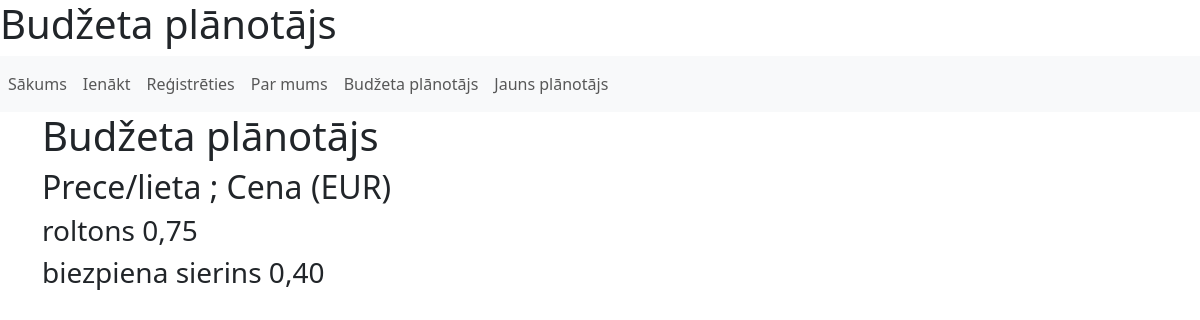
The page /budzeta_planotajs on the database as committed earlier.
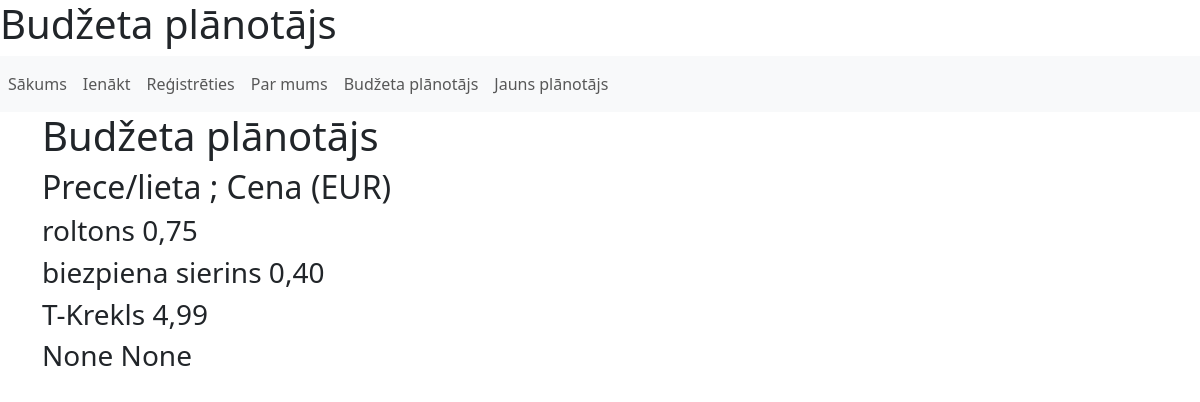
The same page on the database as committed later.
### tables this page shows
CREATE TABLE "planotajs" (
	"id"	INTEGER,
	"prece"	INTEGER,
	"cena"	INTEGER,
	"kategorija"	TEXT,
	PRIMARY KEY("id" AUTOINCREMENT)
);

### app.py (the view)
@app.route("/budzeta_planotajs")
def budzeta_planotajs():
    conn = savienot()
    if request.method == "GET":
        planotajs = conn.execute('SELECT * FROM planotajs').fetchall()
        cena = conn.execute('SELECT cena FROM planotajs').fetchall()
        prece = conn.execute('SELECT prece FROM planotajs').fetchall()
        return render_template('budzeta_planotajs.html', planotajs=planotajs, cena=cena, prece=prece)
    return redirect(url_for('index'))

### app.py (called while the page is built)
def savienot():
    conn = sqlite3.connect('planotajs.db')
    c = conn.cursor()
    conn.row_factory = sqlite3.Row
    return conn

### templates/budzeta_planotajs.html
{% extends "base.html" %}
{% block content %}
    <h1>{% block title %} Budžeta plānotājs {% endblock %}</h1>
    <h2> Prece/lieta  ;  Cena (EUR)</h2>
    {% for viensplanotajs in planotajs %}
        <h3> {{ viensplanotajs["prece"]}} {{ viensplanotajs["cena"]}}</h3>
    {% endfor %}
{% endblock %}

### templates/base.html (shortened to what this page needs)
<!DOCTYPE html>
<html lang="en">
<head>
    <link href="https://cdn.jsdelivr.net/npm/bootstrap@5.3.0-alpha1/dist/css/bootstrap.min.css" rel="stylesheet">
</head>
<body>
    <h1>Budžeta plānotājs</h1>
    <nav class="navbar navbar-expand-md navbar light bg-light">
        <ul class="navbar-nav">
            <li class="nav-item active">
                <a class="nav-link" href="/">Sākums</a>
            </li>
            <li class="nav-item active">
                <a class="nav-link" href="/ienakt">Ienākt</a>
            </li>
            <li class="nav-item active">
                <a class="nav-link" href="/registreties">Reģistrēties</a>
            <li class="nav-item active">
                <a class="nav-link" href="/par">Par mums</a>
            </li>
            <li class="nav-item active">
                <a class="nav-link" href="/budzeta_planotajs">Budžeta plānotājs</a>
            </li>
            <li class="nav-item active">
                <a class="nav-link" href="/jauns_planotajs">Jauns plānotājs</a>
            </li>
        </ul>
    </nav>
    <div class="container">
        {% block content %}{% endblock %}
    </div>
</body>
</html>

Rows that differ between the two databases and show on the page:
added planotajs: prece "T-Krekls", cena "4,99"
added planotajs: prece "None", cena "None"
